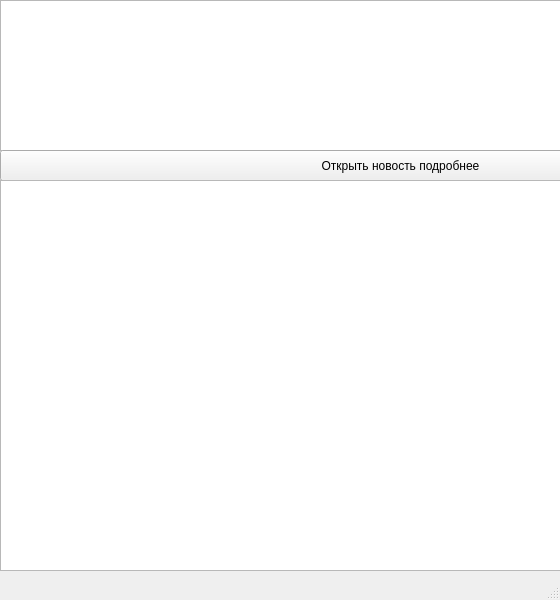
<?xml version="1.0" encoding="UTF-8"?>
<ui version="4.0">
 <class>MainWindow</class>
 <widget class="QMainWindow" name="MainWindow">
  <property name="geometry">
   <rect>
    <x>0</x>
    <y>0</y>
    <width>560</width>
    <height>600</height>
   </rect>
  </property>
  <property name="windowTitle">
   <string>MainWindow</string>
  </property>
  <widget class="QWidget" name="centralwidget">
   <widget class="QListWidget" name="listWidget">
    <property name="geometry">
     <rect>
      <x>0</x>
      <y>0</y>
      <width>801</width>
      <height>151</height>
     </rect>
    </property>
   </widget>
   <widget class="QPushButton" name="pushButton">
    <property name="geometry">
     <rect>
      <x>0</x>
      <y>150</y>
      <width>801</width>
      <height>31</height>
     </rect>
    </property>
    <property name="text">
     <string>Открыть новость подробнее</string>
    </property>
   </widget>
   <widget class="QTextEdit" name="textEdit">
    <property name="geometry">
     <rect>
      <x>0</x>
      <y>180</y>
      <width>801</width>
      <height>391</height>
     </rect>
    </property>
   </widget>
  </widget>
  <widget class="QStatusBar" name="statusbar"/>
 </widget>
 <resources/>
 <connections/>
</ui>
